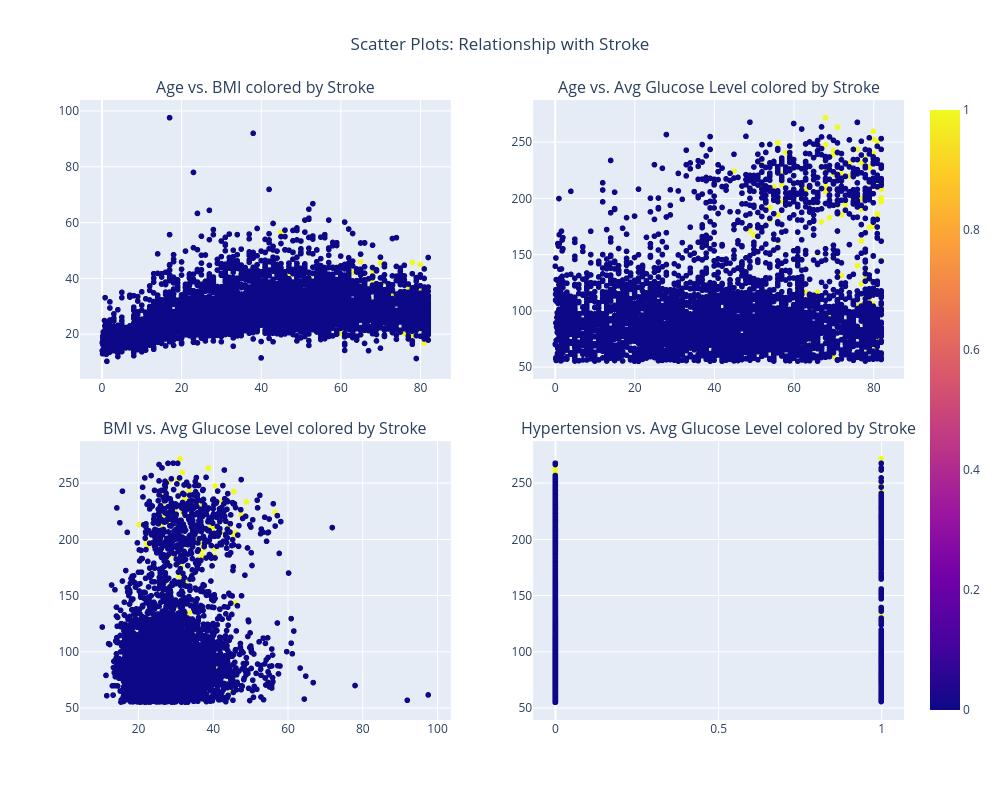

The notebook cell saved with this chart:
### Code cell
fig1 = px.scatter(
    df,
    x='age',
    y='bmi',
    color='stroke',
    labels={'age': 'Age', 'bmi': 'BMI', 'stroke': 'Stroke'},
    title='Age vs. BMI colored by Stroke'
)

# Scatter Plot: Age vs. Average Glucose Level colored by Stroke
fig2 = px.scatter(
    df,
    x='age',
    y='avg_glucose_level',
    color='stroke',
    labels={'age': 'Age', 'avg_glucose_level': 'Average Glucose Level', 'stroke': 'Stroke'},
    title='Age vs. Avg Glucose Level colored by Stroke'
)

# Scatter Plot: BMI vs. Average Glucose Level colored by Stroke
fig3 = px.scatter(
    df,
    x='bmi',
    y='avg_glucose_level',
    color='stroke',
    labels={'bmi': 'BMI', 'avg_glucose_level': 'Average Glucose Level', 'stroke': 'Stroke'},
    title='BMI vs. Avg Glucose Level colored by Stroke'
)

# Scatter Plot: Hypertension vs. Average Glucose Level colored by Stroke
fig4 = px.scatter(
    df,
    x='hypertension',
    y='avg_glucose_level',
    color='stroke',
    labels={'hypertension': 'Hypertension', 'avg_glucose_level': 'Average Glucose Level', 'stroke': 'Stroke'},
    title='Hypertension vs. Avg Glucose Level colored by Stroke'
)

# Create subplots
fig = sp.make_subplots(
    rows=2, cols=2,
    subplot_titles=(
        'Age vs. BMI colored by Stroke',
        'Age vs. Avg Glucose Level colored by Stroke',
        'BMI vs. Avg Glucose Level colored by Stroke',
        'Hypertension vs. Avg Glucose Level colored by Stroke'
    ),
    horizontal_spacing=0.1,
    vertical_spacing=0.1
)

# Add traces to the subplot
for trace in fig1.data:
    fig.add_trace(trace, row=1, col=1)
for trace in fig2.data:
    fig.add_trace(trace, row=1, col=2)
for trace in fig3.data:
    fig.add_trace(trace, row=2, col=1)
for trace in fig4.data:
    fig.add_trace(trace, row=2, col=2)

# Update layout for better readability
fig.update_layout(
    height=800,
    width=1000,
    title_text="Scatter Plots: Relationship with Stroke",
    showlegend=True,
    title_x=0.5
)

# Show the plot
fig.show()

### Figure 1 — Plotly figure (JSON) as saved in the notebook; plotly's stock layout.template omitted (floating-point values rounded to 4 significant figures; data arrays with more than 128 entries replaced by an {"elided": "..."} marker saying what was removed)
{"data": [{"hovertemplate": "Age=%{x}<br>BMI=%{y}<br>Stroke=%{marker.color}<extra></extra>", "legendgroup": "", "marker": {"color": {"elided": "4909 int values"}, "coloraxis": "coloraxis", "symbol": "circle"}, "mode": "markers", "name": "", "showlegend": false, "type": "scattergl", "x": {"elided": "4909 float values"}, "xaxis": "x", "y": {"elided": "4909 float values"}, "yaxis": "y"}, {"hovertemplate": "Age=%{x}<br>Average Glucose Level=%{y}<br>Stroke=%{marker.color}<extra></extra>", "legendgroup": "", "marker": {"color": {"elided": "4909 int values"}, "coloraxis": "coloraxis", "symbol": "circle"}, "mode": "markers", "name": "", "showlegend": false, "type": "scattergl", "x": {"elided": "4909 float values"}, "xaxis": "x2", "y": {"elided": "4909 float values"}, "yaxis": "y2"}, {"hovertemplate": "BMI=%{x}<br>Average Glucose Level=%{y}<br>Stroke=%{marker.color}<extra></extra>", "legendgroup": "", "marker": {"color": {"elided": "4909 int values"}, "coloraxis": "coloraxis", "symbol": "circle"}, "mode": "markers", "name": "", "showlegend": false, "type": "scattergl", "x": {"elided": "4909 float values"}, "xaxis": "x3", "y": {"elided": "4909 float values"}, "yaxis": "y3"}, {"hovertemplate": "Hypertension=%{x}<br>Average Glucose Level=%{y}<br>Stroke=%{marker.color}<extra></extra>", "legendgroup": "", "marker": {"color": {"elided": "4909 int values"}, "coloraxis": "coloraxis", "symbol": "circle"}, "mode": "markers", "name": "", "showlegend": false, "type": "scattergl", "x": {"elided": "4909 int values"}, "xaxis": "x4", "y": {"elided": "4909 float values"}, "yaxis": "y4"}], "layout": {"annotations": [{"font": {"size": 16}, "showarrow": false, "text": "Age vs. BMI colored by Stroke", "x": 0.225, "xanchor": "center", "xref": "paper", "y": 1, "yanchor": "bottom", "yref": "paper"}, {"font": {"size": 16}, "showarrow": false, "text": "Age vs. Avg Glucose Level colored by Stroke", "x": 0.775, "xanchor": "center", "xref": "paper", "y": 1, "yanchor": "bottom", "yref": "paper"}, {"font": {"size": 16}, "showarrow": false, "text": "BMI vs. Avg Glucose Level colored by Stroke", "x": 0.225, "xanchor": "center", "xref": "paper", "y": 0.45, "yanchor": "bottom", "yref": "paper"}, {"font": {"size": 16}, "showarrow": false, "text": "Hypertension vs. Avg Glucose Level colored by Stroke", "x": 0.775, "xanchor": "center", "xref": "paper", "y": 0.45, "yanchor": "bottom", "yref": "paper"}], "height": 800, "showlegend": true, "title": {"text": "Scatter Plots: Relationship with Stroke", "x": 0.5}, "width": 1000, "xaxis": {"anchor": "y", "autorange": true, "domain": [0, 0.45], "range": [-5.52, 87.6], "type": "linear"}, "xaxis2": {"anchor": "y2", "autorange": true, "domain": [0.55, 1], "range": [-5.52, 87.6], "type": "linear"}, "xaxis3": {"anchor": "y3", "autorange": true, "domain": [0, 0.45], "range": [4.332, 103.6], "type": "linear"}, "xaxis4": {"anchor": "y4", "autorange": true, "domain": [0.55, 1], "range": [-0.06836, 1.068], "type": "linear"}, "yaxis": {"anchor": "x", "autorange": true, "domain": [0.55, 1], "range": [3.957, 103.9], "type": "linear"}, "yaxis2": {"anchor": "x2", "autorange": true, "domain": [0.55, 1], "range": [39.38, 287.5], "type": "linear"}, "yaxis3": {"anchor": "x3", "autorange": true, "domain": [0, 0.45], "range": [39.38, 287.5], "type": "linear"}, "yaxis4": {"anchor": "x4", "autorange": true, "domain": [0, 0.45], "range": [39.38, 287.5], "type": "linear"}}}
